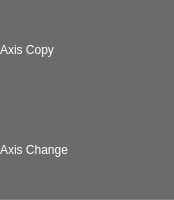
<?xml version="1.0" encoding="UTF-8"?>
<ui version="4.0">
 <class>UserActionWidget</class>
 <widget class="QWidget" name="UserActionWidget">
  <property name="geometry">
   <rect>
    <x>0</x>
    <y>0</y>
    <width>174</width>
    <height>200</height>
   </rect>
  </property>
  <property name="windowTitle">
   <string>Form</string>
  </property>
  <property name="styleSheet">
   <string notr="true">QLabel{
	/*background-color: rgb(131, 131, 131);*/
	background-color: rgb(107, 107, 107);
	color: rgb(255, 255, 255);
	font: 75 12pt &quot;Consolas&quot;;
}
QPushButton {
    border: none;
    border-radius: 0px;
	background-color: rgb(199, 199, 199);
	color: black;
	min-height:30px;
	min-width:120px;
}
QPushButton:hover {
    border: none;
    border-radius: 0px;
    background-color: qlineargradient(x1: 0, y1: 0, x2: 0, y2: 1,
                                      stop: 0 #f6f7fa, stop: 1 #dadbde);
	color: black;
	min-height:30px;
	min-width:120px;
	
}

QPushButton:pressed {
    background-color: qlineargradient(x1: 0, y1: 0, x2: 0, y2: 1,
                                      stop: 0 #dadbde, stop: 1 #f6f7fa);
}

QPushButton:flat {
    border: none; /* no border for a flat push button */
}

QPushButton:default {
    border-color: navy; /* make the default button prominent */
}
QWidget#UserActionWidget{
	background-color: rgb(131, 131, 131);
}</string>
  </property>
  <layout class="QVBoxLayout" name="verticalLayout_3">
   <property name="spacing">
    <number>0</number>
   </property>
   <property name="leftMargin">
    <number>0</number>
   </property>
   <property name="topMargin">
    <number>0</number>
   </property>
   <property name="rightMargin">
    <number>0</number>
   </property>
   <property name="bottomMargin">
    <number>0</number>
   </property>
   <item>
    <widget class="QLabel" name="label">
     <property name="text">
      <string>Axis Copy</string>
     </property>
    </widget>
   </item>
   <item>
    <layout class="QVBoxLayout" name="vLayout_copy">
     <property name="spacing">
      <number>1</number>
     </property>
     <property name="bottomMargin">
      <number>0</number>
     </property>
    </layout>
   </item>
   <item>
    <widget class="QLabel" name="label_2">
     <property name="text">
      <string>Axis Change</string>
     </property>
    </widget>
   </item>
   <item>
    <layout class="QVBoxLayout" name="vLayout_change">
     <property name="spacing">
      <number>1</number>
     </property>
     <property name="bottomMargin">
      <number>1</number>
     </property>
    </layout>
   </item>
  </layout>
 </widget>
 <resources/>
 <connections/>
</ui>
